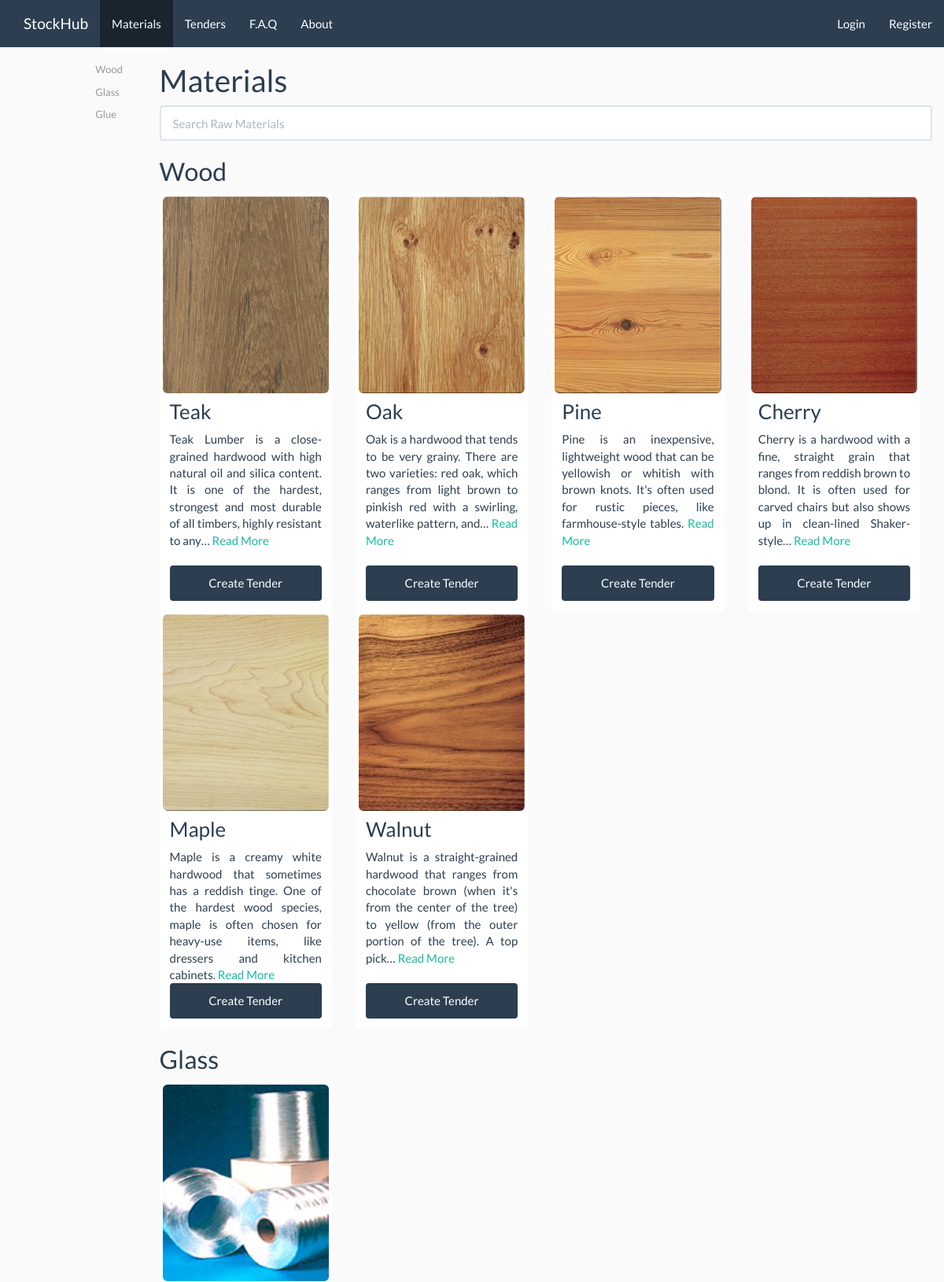
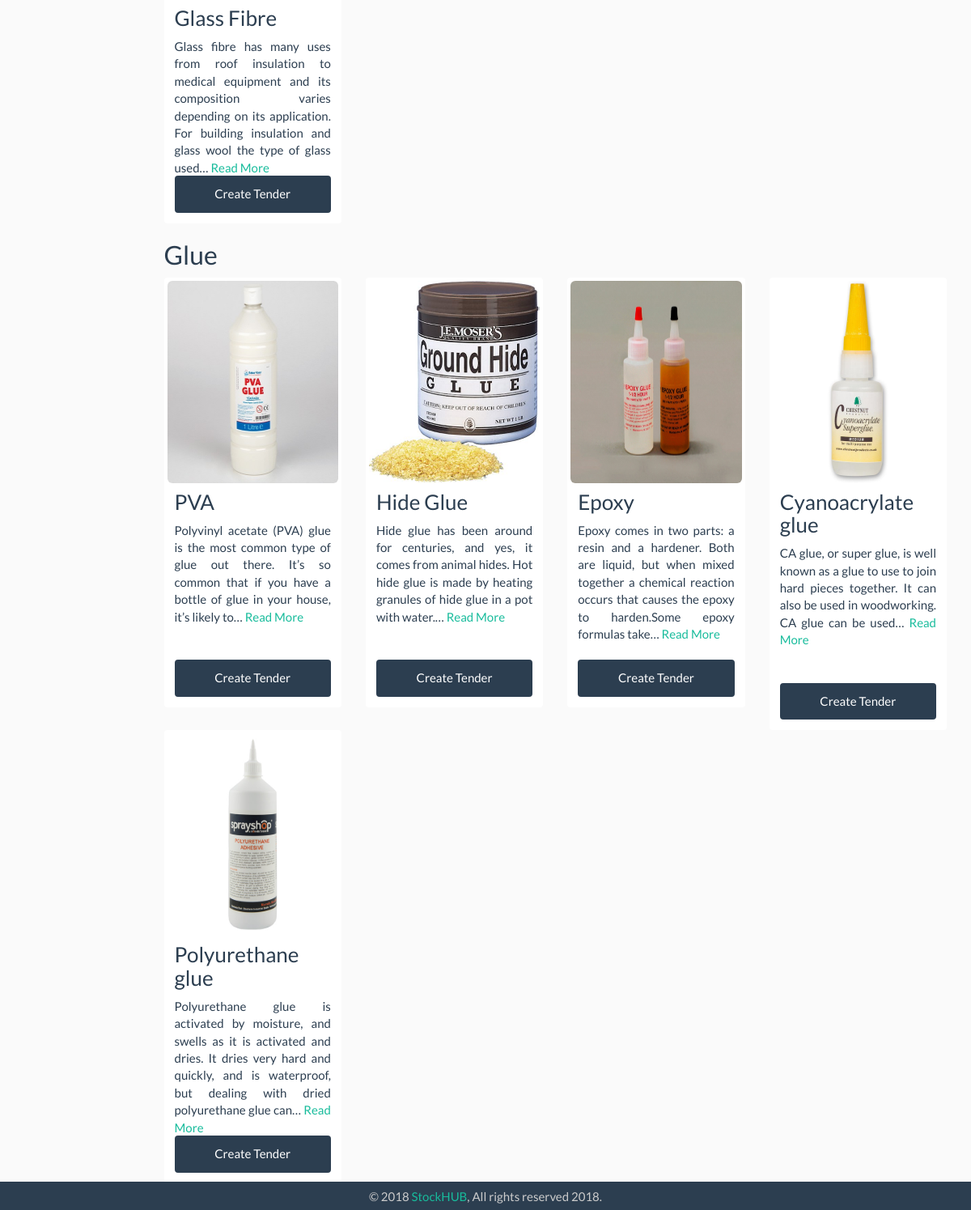
Page /index.php/materials on the committed database (2 pictures, top to bottom).
### tables this page shows
CREATE TABLE `material_subcat` (
  `subcat_id` int(11) NOT NULL,
  `subcat_name` varchar(255) NOT NULL,
  `created_date` timestamp NOT NULL DEFAULT CURRENT_TIMESTAMP ON UPDATE CURRENT_TIMESTAMP
);

CREATE TABLE `raw_material` (
  `raw_material_id` int(11) NOT NULL,
  `rm_name` varchar(255) NOT NULL,
  `material_subcat_id` int(255) NOT NULL,
  `rm_slug` varchar(255) NOT NULL,
  `rm_pic` varchar(255) NOT NULL,
  `rm_desc` text NOT NULL,
  `rm_adv` text NOT NULL,
  `rm_disadv` text NOT NULL,
  `rm_created_at` timestamp NOT NULL DEFAULT CURRENT_TIMESTAMP ON UPDATE CURRENT_TIMESTAMP
);

### application/controllers/Materials.php (called while the page is built, shortened)
<?php
	class Materials extends CI_Controller{
		public function index(){
            $data['title'] = 'Materials';
            $data['materials'] = $this->material_model->get_materials();
            $data['categorys'] = $this->material_model->get_categorys();
            $this->load->view('templates/header' , $data);
			$this->load->view('materials/index', $data);
			$this->load->view('templates/footer');
        }
	}

### index.php (called while the page is built, shortened)
<?php
require_once BASEPATH.'core/CodeIgniter.php';

### application/models/Material_model.php (called while the page is built, shortened)
<?php
	class Material_model extends CI_Model{
        public function get_materials($slug = FALSE){
			$this->db->join('material_subcat','material_subcat.subcat_id = raw_material.material_subcat_id');
			if($slug === FALSE){
				$query = $this->db->get('raw_material');
				return $query->result_array();
			}
			elseif($slug === "JSON"){
				$query = $this->db->get('raw_material');
				return $query->result();
			}
			else{
				$query = $this->db->get_where('raw_material', array('rm_slug' => $slug));
				return $query->row_array();
			}
		}
		public function get_categorys(){
			$this->db->select("*");
			$this->db->from('material_subcat');
			$query = $this->db->get();
			return $query->result_array();
		}
	}

### application/helpers/utility_helper.php (called while the page is built)
<?php if ( ! defined('BASEPATH')) exit('No direct script access allowed');
if ( ! function_exists('asset_url()'))
{
  function asset_url()
  {
     return base_url().'assets/';
  }
}

### application/views/materials/index.php (the view, shortened to what this page needs)
<div class="row" data-spy="scroll" data-target="#sidebar-menu" data-offset="20">
    <nav id="sidebar-menu" class="col-md-1 col-md-offset-1 hidden-xs hidden-sm"  >
        <ul class="main-menu nav nav-stacked affix">
    	</ul>
    </nav>
    <div id="static-content" class="col-md-10">
    <h1><?= $title ?></h1>
    <input class="form-control" name="search" id="search" type="text" placeholder="Search" >
    <?php foreach($categorys as $category) : ?>
        <h2 id="<?php echo($category['subcat_name']) ?>" ><?= $category['subcat_name'] ?></h2>
        <div class="row display-flex" >
            <?php foreach($materials as $material) : ?>
                <?php if($material['subcat_name']===$category['subcat_name']) : ?>
                    <div class="col-sm-6 col-md-4 col-lg-3 display-flex">
                        <div class="thumbnail">
                            <img class="img-rounded" src="<?php echo asset_url().'images/materials/'.$material['rm_pic'];?>" >
                            <div class="caption">
                                <h3 class="h3-margin-top-change"><?php echo $material['rm_name']; ?></h3>
                                <p class="flex-text"><?php echo word_limiter($material['rm_desc'],30); ?><a href = "<?php echo site_url('/materials/'.$material['rm_slug']); ?>"> Read More</a></p>
                                            <button class="btn btn-primary btn-block" role="button" onclick="location.href = '<?php echo site_url('/tenderOpen/'.$material['rm_slug']); ?>';">Create Tender</button>
                            </div>
                        </div>
                    </div>
                <?php endif; ?>
            <?php endforeach; ?>
        </div>
    <?php endforeach; ?>
    </div>
</div>

### assets/css/style.css (style rules this page uses)
body { background: #FAFAFA; padding-bottom: 33px; padding-top: 60px; }
.row { margin-right: 0px; }
.thumbnail { margin-bottom: 0px; border: none; }
.h3-margin-top-change { margin-top: 0px; }
.thumbnail img { height:250px; width:100%; }
.row.display-flex { display: flex; flex-wrap: wrap; }
.flex-text { flex-grow: 1; text-align: justify; height:160px; }
ul { list-style-type: none; padding: 0; }
#sidebar-menu { padding-top: 15px; }

### rows in the picture
material_subcat: subcat_name "Wood"
raw_material: rm_pic (picture), rm_name "Teak", rm_desc "Teak Lumber is a close-grained hardwood with high natural oil and silica content. It is one of the hardest, strongest and most durable of all timbers, highly resistant to any…"
raw_material: rm_pic (picture), rm_name "Oak", rm_desc "Oak is a hardwood that tends to be very grainy. There are two varieties: red oak, which ranges from light brown to pinkish red with a swirling, waterlike pattern, and…"
raw_material: rm_pic (picture), rm_name "Pine", rm_desc "Pine is an inexpensive, lightweight wood that can be yellowish or whitish with brown knots. It's often used for rustic pieces, like farmhouse-style tables."
raw_material: rm_pic (picture), rm_name "Cherry", rm_desc "Cherry is a hardwood with a fine, straight grain that ranges from reddish brown to blond. It is often used for carved chairs but also shows up in clean-lined Shaker-style…"
raw_material: rm_pic (picture), rm_name "Maple", rm_desc "Maple is a creamy white hardwood that sometimes has a reddish tinge. One of the hardest wood species, maple is often chosen for heavy-use items, like dressers and kitchen cabinets."
raw_material: rm_pic (picture), rm_name "Walnut", rm_desc "Walnut is a straight-grained hardwood that ranges from chocolate brown (when it's from the center of the tree) to yellow (from the outer portion of the tree). A top pick…"
material_subcat: subcat_name "Glass"
raw_material: rm_pic (picture), rm_name "Glass Fibre", rm_desc "Glass fibre has many uses from roof insulation to medical equipment and its composition varies depending on its application. For building insulation and glass wool the type of glass used…"
material_subcat: subcat_name "Glue"
raw_material: rm_pic (picture), rm_name "PVA", rm_desc "Polyvinyl acetate (PVA) glue is the most common type of glue out there. It’s so common that if you have a bottle of glue in your house, it’s likely to…"
raw_material: rm_pic (picture), rm_name "Hide Glue", rm_desc "Hide glue has been around for centuries, and yes, it comes from animal hides. Hot hide glue is made by heating granules of hide glue in a pot with water.…"
raw_material: rm_pic (picture), rm_name "Epoxy", rm_desc "Epoxy comes in two parts: a resin and a hardener. Both are liquid, but when mixed together a chemical reaction occurs that causes the epoxy to harden.Some epoxy formulas take…"
raw_material: rm_pic (picture), rm_name "Cyanoacrylate glue", rm_desc "CA glue, or super glue, is well known as a glue to use to join hard pieces together. It can also be used in woodworking. CA glue can be used…"
raw_material: rm_pic (picture), rm_name "Polyurethane glue", rm_desc "Polyurethane glue is activated by moisture, and swells as it is activated and dries. It dries very hard and quickly, and is waterproof, but dealing with dried polyurethane glue can…"

### other values in the picture
$title "Materials"
